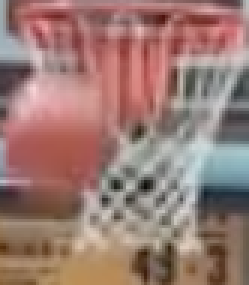
#> input picture Ballogy False Positive Images/ball_test34.png, 83 x 95 px, found by its file name (shown 3 times larger)
$ jupyter execute contour_sb.ipynb
#> lines starting #> are read from the running program, lines starting #| are printed output that depends on the picture; after the words box and inside, x2 and y2 are one past the last pixel; in counts of white or black regions, pixels touching at a corner belong together
[cell 1]
# imports
import cv2
import numpy as np

[cell 2]
def increase_contrast(img):
    # Convert to LAB color space
    lab = cv2.cvtColor(img, cv2.COLOR_BGR2LAB)
    l, a, b = cv2.split(lab)

    # Apply CLAHE to the L-channel
    clahe = cv2.createCLAHE(clipLimit=2.0, tileGridSize=(8, 8))
    l = clahe.apply(l)

    # Merge the channels back
    lab = cv2.merge((l, a, b))
    enhanced_img = cv2.cvtColor(lab, cv2.COLOR_LAB2BGR)

    return enhanced_img

[cell 3]
def sharpen_image(img):
    # Define a sharpening kernel
    kernel = np.array([[0, -1, 0],
                       [-1, 5,-1],
                       [0, -1, 0]])

    # Apply the kernel to the image
    sharpened_img = cv2.filter2D(img, -1, kernel)

    return sharpened_img

[cell 4]
def contours_of_image(img):
    gray = cv2.cvtColor(img, cv2.COLOR_BGR2GRAY)

    # Perform edge detection
    edges = cv2.Canny(gray, 100, 200)

    img = increase_contrast(img)
    img = sharpen_image(img)

    # Display the edges
    cv2.imshow('Edges', edges)
    cv2.waitKey(0)

    # Apply dilation to the edges
    kernel = np.ones((4, 4), np.uint8)
    edges_dilated = cv2.dilate(edges, kernel, iterations=1)

    # Display the dilated edges
    cv2.imshow('Dilated Edges', edges_dilated)
    cv2.waitKey(0)

    # Apply Hough Circle Transform on the dilated edges
    circles = cv2.HoughCircles(
        edges_dilated,
        cv2.HOUGH_GRADIENT,
        dp=1,
        minDist=30,
        param1=25,
        param2=10,
        minRadius=1,
        maxRadius=30
    )

    # If circles are detected
    if circles is not None:
        circles = np.uint16(np.around(circles))
        for i in circles[0, :]:
            # Draw the outer circle
            cv2.circle(img, (i[0], i[1]), i[2], (0, 255, 0), 2)
            # Draw the center of the circle
            cv2.circle(img, (i[0], i[1]), 2, (0, 0, 255), 3)

    # Display the final image with detected circles
    cv2.imshow('Detected Circles', img)
    cv2.waitKey(0)
    cv2.destroyAllWindows()

[cell 5]
# Load an example image
img = cv2.imread('C:/Users/alimo/OneDrive/Documents/FRT/Contour Detection (Basketball)/contour-detection/Ballogy False Positive Images/ball_test34.png')
#> img is the input picture: shape (95, 83, 3); mean B, G, R 115.1, 122.2, 154.6

# Check if the image was loaded successfully
if img is not None:
    contours_of_image(img)
#> in contours_of_image, `gray = cv2.cvtColor(img, cv2.COLOR_BGR2GRAY)`:
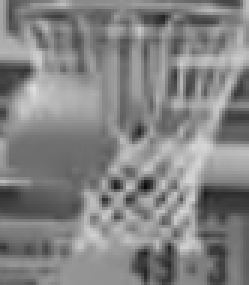
#> gray: shape (95, 83) (shown 3 times larger); min 11, max 223, mean 131.1
#> in contours_of_image, `edges = cv2.Canny(gray, 100, 200)`:
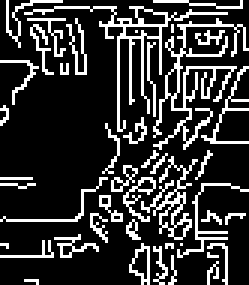
#> edges: shape (95, 83) (shown 3 times larger); 20.2% white in thin lines or dots
#> in increase_contrast, `lab = cv2.cvtColor(img, cv2.COLOR_BGR2LAB)`: lab: shape (95, 83, 3); mean of channels 0, 1, 2 138.3, 139.9, 137.3
#> in increase_contrast, `l, a, b = cv2.split(lab)`:
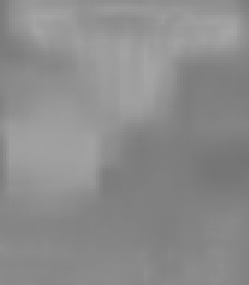
#> a: shape (95, 83) (shown 3 times larger); min 116, max 166, mean 139.9
#> in increase_contrast, `l, a, b = cv2.split(lab)`:
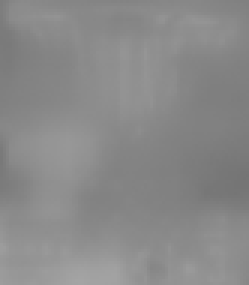
#> b: shape (95, 83) (shown 3 times larger); min 116, max 164, mean 137.3
#> in increase_contrast, `l = clahe.apply(l)`:
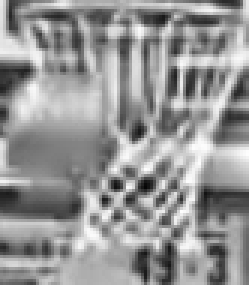
#> l: shape (95, 83) (shown 3 times larger); min 6, max 253, mean 149.1
#> in increase_contrast, `lab = cv2.merge((l, a, b))`: lab: shape (95, 83, 3); mean of channels 0, 1, 2 149.1, 139.9, 137.3
#> in increase_contrast, `enhanced_img = cv2.cvtColor(lab, cv2.COLOR_LAB2BGR)`:
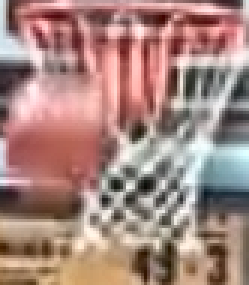
#> enhanced_img: shape (95, 83, 3) (shown 3 times larger); mean B, G, R 126.7, 134, 166.5
#> in sharpen_image, `sharpened_img = cv2.filter2D(img, -1, kernel)`:
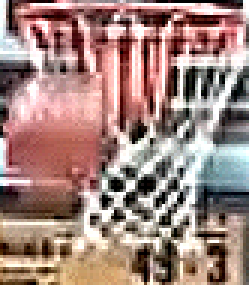
#> sharpened_img: shape (95, 83, 3) (shown 3 times larger); mean B, G, R 126.1, 132.8, 162.3
#> in contours_of_image, `edges_dilated = cv2.dilate(edges, kernel, iterations=1)`:
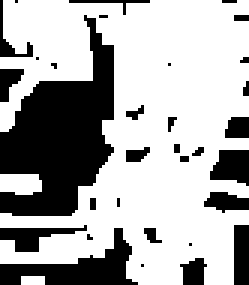
#> edges_dilated: shape (95, 83) (shown 3 times larger); 67.4% white; 32 black regions (20 under 20 px), largest, box (x1, y1, x2, y2) and area: (0, 5, 38, 72) 1410, (0, 76, 46, 95) 363, (70, 50, 83, 62) 119
#> in contours_of_image, `circles = cv2.HoughCircles( edges_dilated, cv2.HOUGH_GRADIENT, dp=1, m..`: circles = [[26.5, 47.5, 23.9], [53.5, 67.5, 23.6], [82.5, 51.5, 13.4]]
#> in contours_of_image, `circles = np.uint16(np.around(circles))`: circles = [[26, 48, 24], [54, 68, 24], [82, 52, 13]]
#> the loop in contours_of_image, `for i in circles[0, :]:` made 3 passes
#> after the loop in contours_of_image, `for i in circles[0, :]:`:
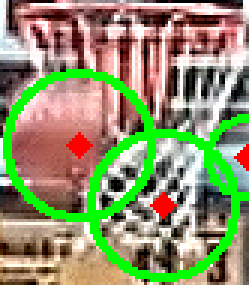
#> img: shape (95, 83, 3) (shown 3 times larger); 14.27% of pixels changed, all inside (x1, y1, x2, y2) = (1, 23, 83, 94)
else:
    print("Error loading image.")
